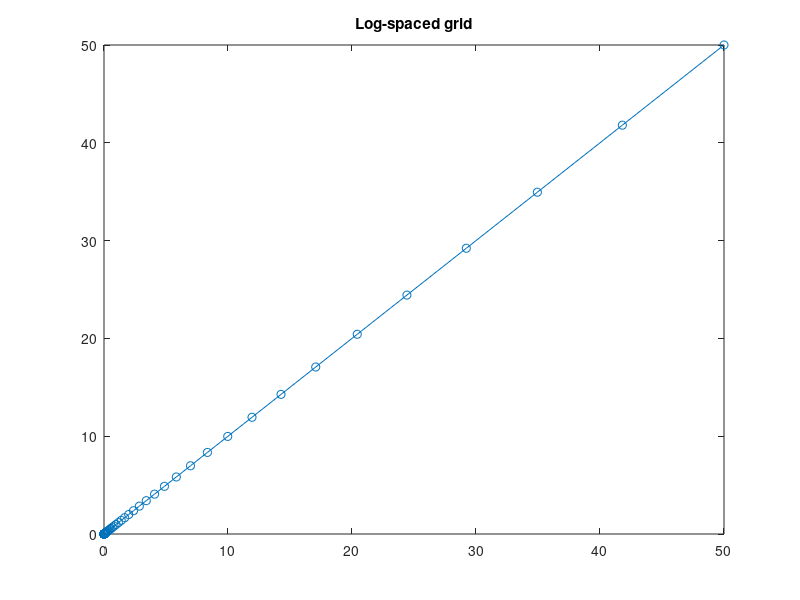

Here is the MATLAB script that generated this plot: (Note: this script raises an error after producing the figure.)
clear; clc; close all
format long g

n = 100;
a_min = 1e-6;
a_max = 50;

% Log grid

a_grid = linspace(log(a_min),log(a_max),n)';
a_grid = exp(a_grid);

figure
plot(a_grid,a_grid,'-o')
title('Log-spaced grid')

% Use my routine
a_space = 10;
a_grid1 = make_grid(a_min,a_max,n,a_space,1);

figure
plot(a_grid1,a_grid1,'-o')
title('Left-skewed grid')






